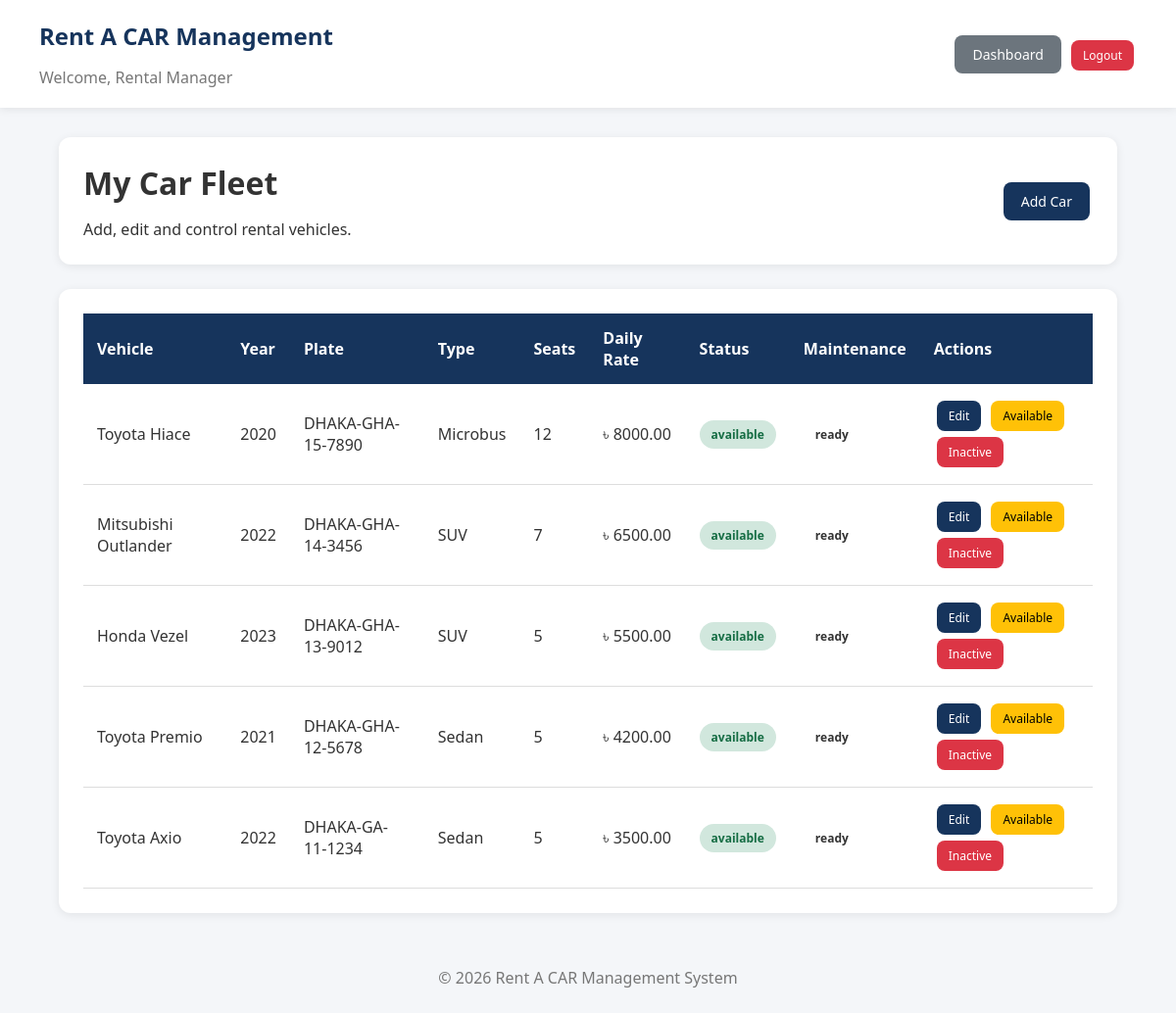
Page /index.php?page=manager&action=cars (signed in) on the committed database.
### tables this page shows
CREATE TABLE cars(
    id INT AUTO_INCREMENT PRIMARY KEY,
    manager_id INT DEFAULT NULL,
    brand VARCHAR(80) NOT NULL,
    model VARCHAR(80) NOT NULL,
    car_year INT NOT NULL,
    plate_number VARCHAR(50) NOT NULL UNIQUE,
    car_type VARCHAR(50) NOT NULL,
    seats INT NOT NULL,
    daily_rate DECIMAL(10,2) NOT NULL,
    description TEXT,
    status ENUM('available','rented','inactive') DEFAULT 'available',
    maintenance_status ENUM('ready','service_required') DEFAULT 'ready',
    created_at TIMESTAMP DEFAULT CURRENT_TIMESTAMP,
    FOREIGN KEY(manager_id) REFERENCES users(id) ON DELETE SET NULL
);

### models/car_model.php (called while the page is built, shortened)
<?php
function get_all_cars($conn)
{
    return mysqli_query($conn,
        "SELECT cars.*, users.full_name AS manager_name
         FROM cars
         LEFT JOIN users ON cars.manager_id=users.id
         ORDER BY cars.id DESC");
}
?>

### helpers/helpers.php (called while the page is built, shortened)
<?php
function e($data)
{
    return htmlspecialchars($data ?? '', ENT_QUOTES, 'UTF-8');
}
?>

### views/manager/cars.php (the view)
<?php require_once "views/partials/header.php"; show_message(); ?>
<div class="dashboard">
<div class="topbar">
<div>
<h1>My Car Fleet</h1>
<p>Add, edit and control rental vehicles.</p>
</div>
<a class="btn-primary" href="index.php?page=manager&action=add_car">Add Car</a>
</div>
<div class="box">
<div class="table-container">
<table>
<thead>
<tr>
<th>Vehicle</th>
<th>Year</th>
<th>Plate</th>
<th>Type</th>
<th>Seats</th>
<th>Daily Rate</th>
<th>Status</th>
<th>Maintenance</th>
<th>Actions</th>
</tr>
</thead>
<tbody>
<?php while($car=mysqli_fetch_assoc($cars)): ?>
<tr>
<td><?= e($car['brand']." ".$car['model']); ?></td>
<td><?= e($car['car_year']); ?></td>
<td><?= e($car['plate_number']); ?></td>
<td><?= e($car['car_type']); ?></td>
<td><?= e($car['seats']); ?></td>
<td><?= CURRENCY." ".e($car['daily_rate']); ?></td>
<td><span class="status <?= e($car['status']); ?>"><?= e($car['status']); ?></span></td>
<td><span class="status <?= e($car['maintenance_status']); ?>"><?= e($car['maintenance_status']); ?></span></td>
<td>
<a class="small-btn btn-primary" href="index.php?page=manager&action=edit_car&id=<?= $car['id']; ?>">Edit</a>
<a class="small-btn btn-warning" href="index.php?page=manager&action=car_status&id=<?= $car['id']; ?>&status=available">Available</a>
<a class="small-btn btn-danger" href="index.php?page=manager&action=car_status&id=<?= $car['id']; ?>&status=inactive">Inactive</a>
</td>
</tr>
<?php endwhile; ?>
</tbody>
</table>
</div>
</div>
</div>
<?php require_once "views/partials/footer.php"; ?>

### assets/css/style.css (style rules this page uses)
* { margin:0; padding:0; box-sizing:border-box; font-family:"Segoe UI",Arial,sans-serif; }
body { background:#f4f6f9; color:#333; }
a { text-decoration:none; color:inherit; }
h1,h2,h3 { margin-bottom:15px; }
.dashboard { width:90%; margin:30px auto; }
.topbar { background:#fff; padding:25px; border-radius:12px; display:flex; justify-content:space-between; align-items:center; margin-bottom:25px; box-shadow:0 2px 10px rgba(0,0,0,.08); }
.box { background:#fff; padding:25px; border-radius:12px; margin-bottom:25px; box-shadow:0 2px 10px rgba(0,0,0,.08); }
.table-container { overflow-x:auto; }
table { width:100%; border-collapse:collapse; }
table th { background:#16345c; color:white; padding:14px; text-align:left; }
table td { padding:14px; border-bottom:1px solid #ddd; }
.btn-primary,.btn-secondary,.btn-danger,.btn-success,.btn-warning { display:inline-block; padding:10px 18px; border-radius:8px; border:none; cursor:pointer; margin:3px; color:white; font-size:14px; }
.btn-primary { background:#16345c; }
.btn-danger { background:#dc3545; }
.btn-warning { background:#ffc107;color:#000; }
.small-btn { padding:7px 12px; font-size:12px; }
.status { padding:6px 12px; border-radius:20px; font-size:12px; font-weight:bold; display:inline-block; }
.approved,.paid,.attended,.confirmed,.returned,.available { background:#d1e7dd; color:#146c43; }

### rows in the picture
cars: brand+model "Toyota Hiace", car_year "2020", plate_number "DHAKA-GHA-15-7890", car_type "Microbus", seats "12", daily_rate "8000.00", status "available", maintenance_status "ready"
cars: brand+model "Mitsubishi Outlander", car_year "2022", plate_number "DHAKA-GHA-14-3456", car_type "SUV", seats "7", daily_rate "6500.00", status "available", maintenance_status "ready"
cars: brand+model "Honda Vezel", car_year "2023", plate_number "DHAKA-GHA-13-9012", car_type "SUV", seats "5", daily_rate "5500.00", status "available", maintenance_status "ready"
cars: brand+model "Toyota Premio", car_year "2021", plate_number "DHAKA-GHA-12-5678", car_type "Sedan", seats "5", daily_rate "4200.00", status "available", maintenance_status "ready"
cars: brand+model "Toyota Axio", car_year "2022", plate_number "DHAKA-GA-11-1234", car_type "Sedan", seats "5", daily_rate "3500.00", status "available", maintenance_status "ready"

### other values in the picture
$_SESSION['user']['name'] "Rental Manager"
